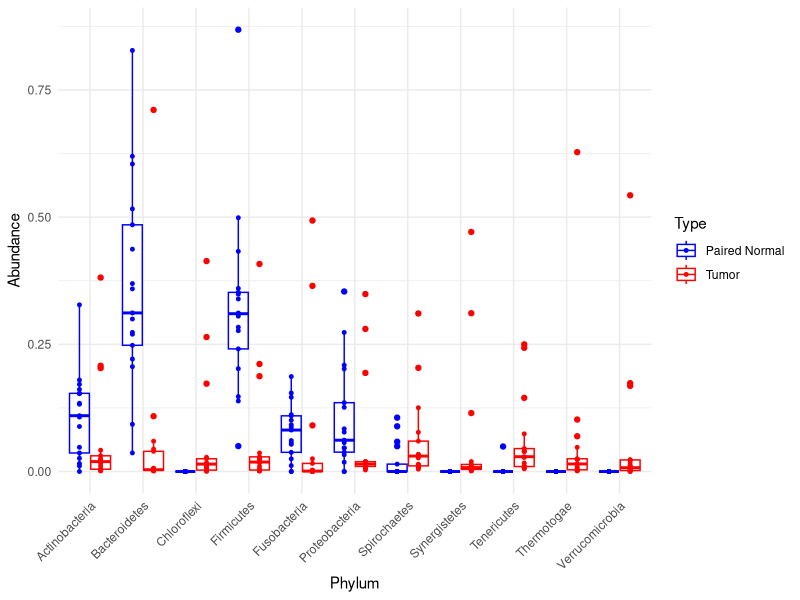

The R script that drew this image: (Note: this script raises an error after producing the figure.)
tumor_data <- read.csv("tumor_data.csv", header = TRUE)
paired_normal_data <- read.csv("paired_normal_data.csv", header = TRUE)

library(dplyr)
tumor_median <- tumor_data %>%
  group_by(Phylum) %>%
  summarise(
    count = n(),
    median = median(Abundance, na.rm = TRUE),
    IQR = IQR(Abundance, na.rm = TRUE)
  )
normal_median <- paired_normal_data %>%
  group_by(Phylum) %>%
  summarise(
    count = n(),
    median = median(Abundance, na.rm = TRUE),
    IQR = IQR(Abundance, na.rm = TRUE)
  )

tumor_data$Type <- "Tumor"
paired_normal_data$Type <- "Paired Normal"

combined_data <- rbind(tumor_data, paired_normal_data)

library("ggplot2")
ggplot(combined_data, aes(x = Phylum, y = Abundance, color = Type)) +
  geom_boxplot(position = position_dodge(width = 0.8)) +
  geom_jitter(position = position_dodge(width = 0.8), size = 1) + 
  labs(x = "Phylum", y = "Abundance") +
  theme_minimal() +
  scale_color_manual(values = c("blue", "red")) +
  theme(axis.text.x = element_text(angle = 45, hjust = 1)) 

wilcox_results_df <- data.frame(Phylum = character(),
                                  W = numeric(),
                                  p.value = numeric(),
                                  stringsAsFactors = FALSE)

unique_phyla <- unique(combined_data$Phylum)

for (phylum in unique_phyla) {
    subset_data <- subset(combined_data, Phylum == phylum)
      if ("Tumor" %in% subset_data$Type && "Paired Normal" %in% subset_data$Type) {
        wilcox_results <- wilcox.test(Abundance ~ Type, data = subset_data, paired = TRUE, exact = FALSE)
        wilcox_results_df <- rbind(wilcox_results_df, data.frame(Phylum = phylum,
                                              W = wilcox_results$statistic,
                                              p.value = wilcox_results$p.value))
        }
}

write.csv(wilcox_results_df, "wilcox_results_df.csv")